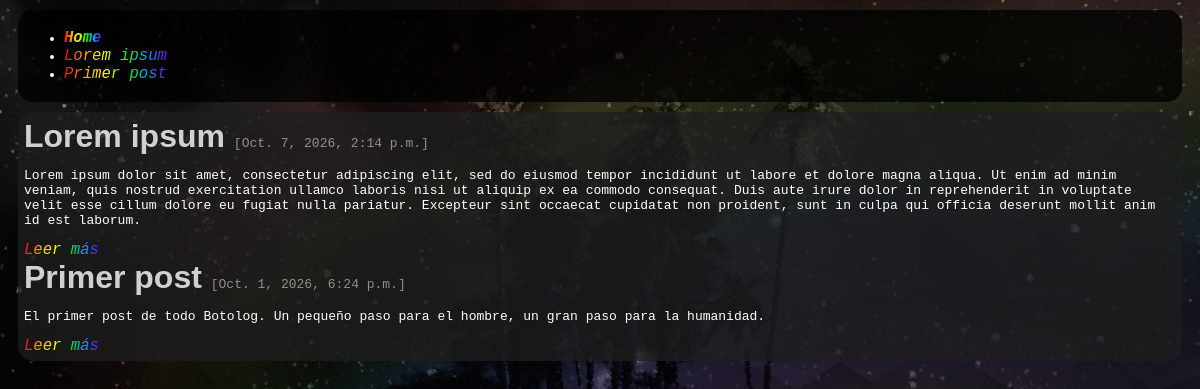
Screenshot of /blog/ with the database file from the repository.
### _Blog/models.py (models this page shows, shortened)
class Post(models.Model):
    heading = models.CharField(max_length = 255)
    shortened_heading = models.CharField(max_length = 255)
    slug = models.SlugField()
    drophead = models.TextField()
    content = models.TextField()
    date = models.DateTimeField(auto_now_add = True)

### _Blog/views.py (the view)
# urls.py: path('', views.index, name = 'index'),
def index(request):
    posts = Post.objects.order_by('-date')
    return render(request, '_Blog/index.html', {
        'posts': posts
    })

### _Blog/templates/_Blog/index.html (shortened to what this page needs)
{% extends '_Blog/base.html'%}
{% block navegation %}
    <ul>
        <li>
            <a href = '{% url "portfolio:index" %}'
            target = '_self'>
                <strong> Home </strong>
            </a>
        </li>
        {% for post in posts %}
        <li>
            <a href = '{% url "detail" post.slug %}'
            target = '_self'>
                {{ post.shortened_heading }}
            </a>
        </li>
        {% endfor %}
    </ul>
{% endblock %}
{% block content %}
    <main>
        {% for post in posts %}
        <article>
            <header>
                <h2 class = 'highlight-text heading'>
                    {{ post.shortened_heading }}
                </h2>
                <p class = 'overshadow-text date'>
                    [{{ post.date }}]
                </p>
            </header>
            <p class = 'overshadow drophead'>
                {{ post.drophead}}
            </p>
            <a href = '{% url "detail" post.slug %}'
            target = '_self'>
                Leer más
            </a>
        </article>
        {% endfor %}
    </main>
{% endblock %}

### _Blog/static/style.css (style rules this page uses)
html { background-image: url('images/background.png'); background-position: center; background-attachment: fixed; background-size: cover; font-family: monospace; color: #ffffff; }
.highlight-text { opacity: 0.8; }
.overshadow-text { opacity: 0.5; }
.heading { display: inline; font-family: sans-serif; }
h2.heading { font-size: 2em; }
.date { font-size: 1em; display: inline; }
.drophead { font-size: 1em; }
a { background: linear-gradient(to right, #ff0000, #ffa500, #ffff00, #00ff00, #00a5ff, #8000ff); -webkit-background-clip: text; -webkit-text-fill-color: transparent; font-size: 1.2em; font-style: oblique; }
strong { font-weight: bold; }

### rows the page displays
Post: shortened_heading "Lorem ipsum", date "Oct. 7, 2026, 2:14 p.m.", drophead "Lorem ipsum dolor sit amet, consectetur adipiscing elit, sed do eiusmod tempor incididunt ut labore et dolore magna aliqua. Ut enim ad minim veniam, quis nostrud exercitation ullamco laboris nisi ut aliquip ex ea commodo consequat. Duis aute irure dolor in reprehenderit in voluptate velit esse cillum dolore eu fugiat nulla pariatur. Excepteur sint occaecat cupidatat non proident, sunt in culpa qui officia deserunt mollit anim id est laborum."
Post: shortened_heading "Primer post", date "Oct. 1, 2026, 6:24 p.m.", drophead "El primer post de todo Botolog. Un pequeño paso para el hombre, un gran paso para la humanidad."
